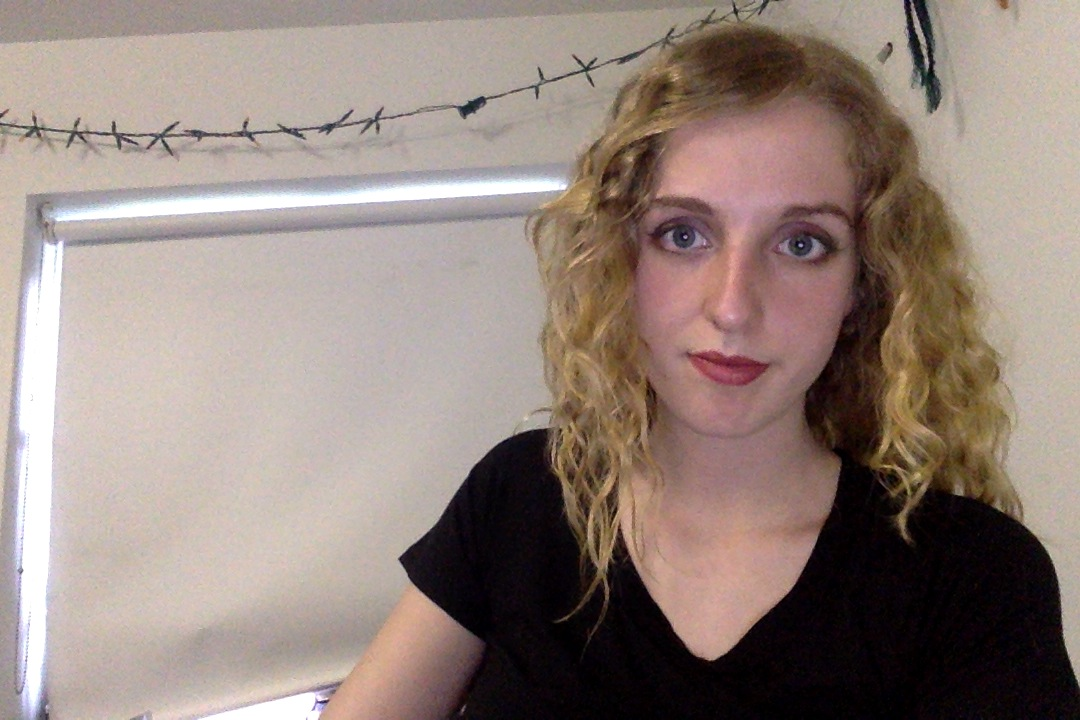
#> input picture term_project/technology_proof/test.jpg, 1080 x 720 px, given in place of test.png, which was not available
$ python mouseinteraction.py   (Python 2 division)
#> lines starting #> are read from the running program, lines starting #| are printed output that depends on the picture
import numpy as np
import cv2

# built-in modules
import os
import sys
import glob
import argparse
from math import *

drag_start = None
rect = (0,0,0,0)

drag_start = None
sel = (0,0,0,0)

def onmouse(event, x, y, flags, param):
    global drag_start, sel
    if event == cv2.EVENT_LBUTTONDOWN:
        drag_start = x, y
        sel = 0,0,0,0
    elif event == cv2.EVENT_LBUTTONUP:
        drag_start = None
    elif drag_start:
        #print flags
        if flags & cv2.EVENT_FLAG_LBUTTON:
            minpos = min(drag_start[0], x), min(drag_start[1], y)
            maxpos = max(drag_start[0], x), max(drag_start[1], y)
            sel = minpos[0], minpos[1], maxpos[0], maxpos[1]
            img = cv2.cvtColor(gray, cv2.COLOR_GRAY2BGR)
            cv2.rectangle(img, (sel[0], sel[1]), (sel[2], sel[3]), (255,0,0), 2)
            cv2.imshow("gray", img)
        else:
            print "selection is complete"
            drag_start = None

if __name__=='__main__':
    cv2.namedWindow("gray",1)
    cv2.setMouseCallback("gray", onmouse)
    '''Loop through all the images in the directory'''

    img=cv2.imread("test.png")
#> img is the input picture: shape (720, 1080, 3); mean B, G, R 124.1, 131.7, 147.6
    sel = (0,0,0,0)
    drag_start = None
    gray=cv2.cvtColor(img, cv2.COLOR_BGR2GRAY)
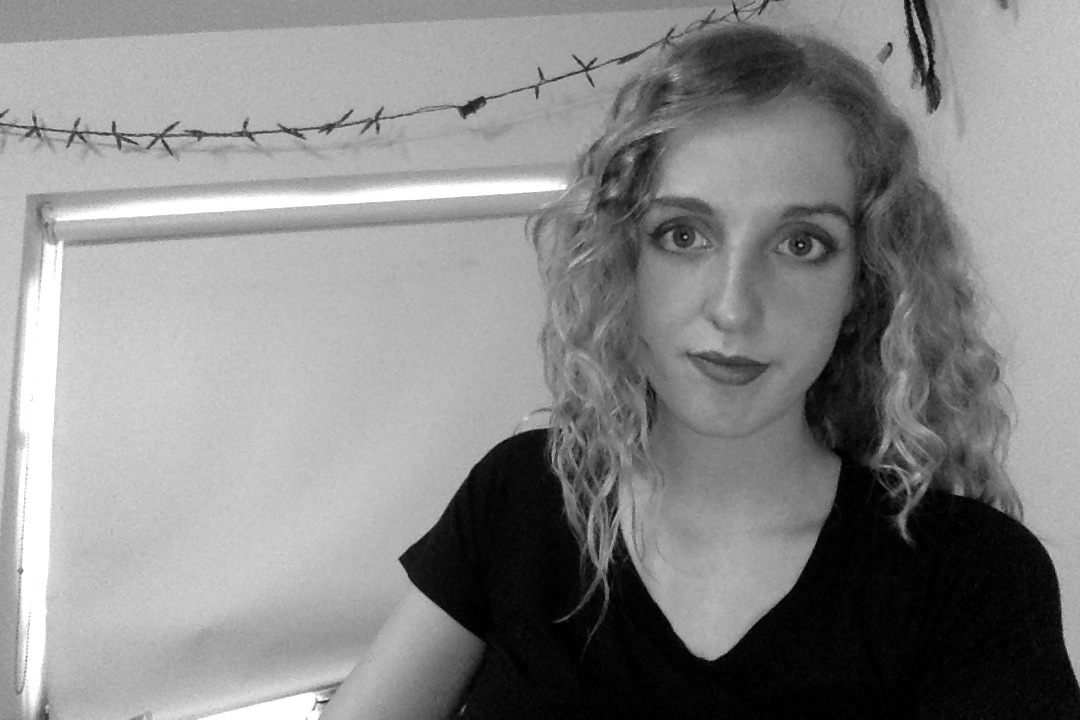
#> gray: shape (720, 1080); min 0, max 255, mean 135.6
    img2=img.copy()
    cv2.imshow("gray",gray)
    cv2.waitKey(0)
    cv2.destroyAllWindows()

$ run again, with term_project/technology_proof/aj.jpg copied over term_project/technology_proof/test.jpg
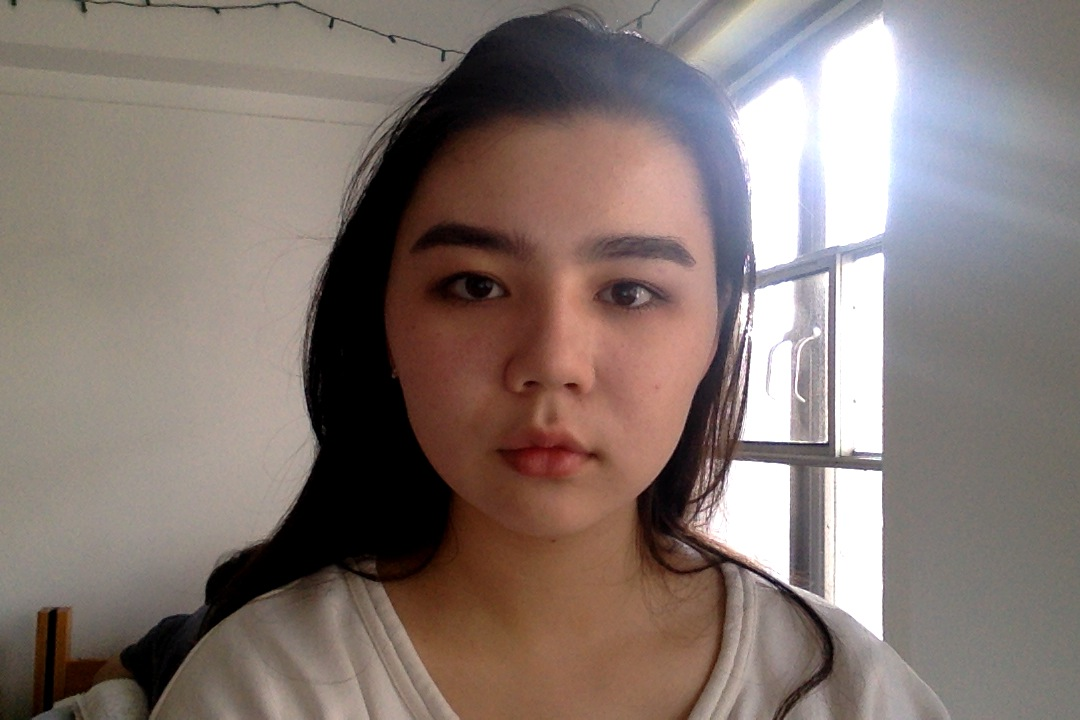
#> input picture term_project/technology_proof/aj.jpg, 1080 x 720 px, given in place of test.png, which was not available
#> img is the input picture: shape (720, 1080, 3); mean B, G, R 114.3, 119.9, 133.6
#> `gray=cv2.cvtColor(img, cv2.COLOR_BGR2GRAY)`:
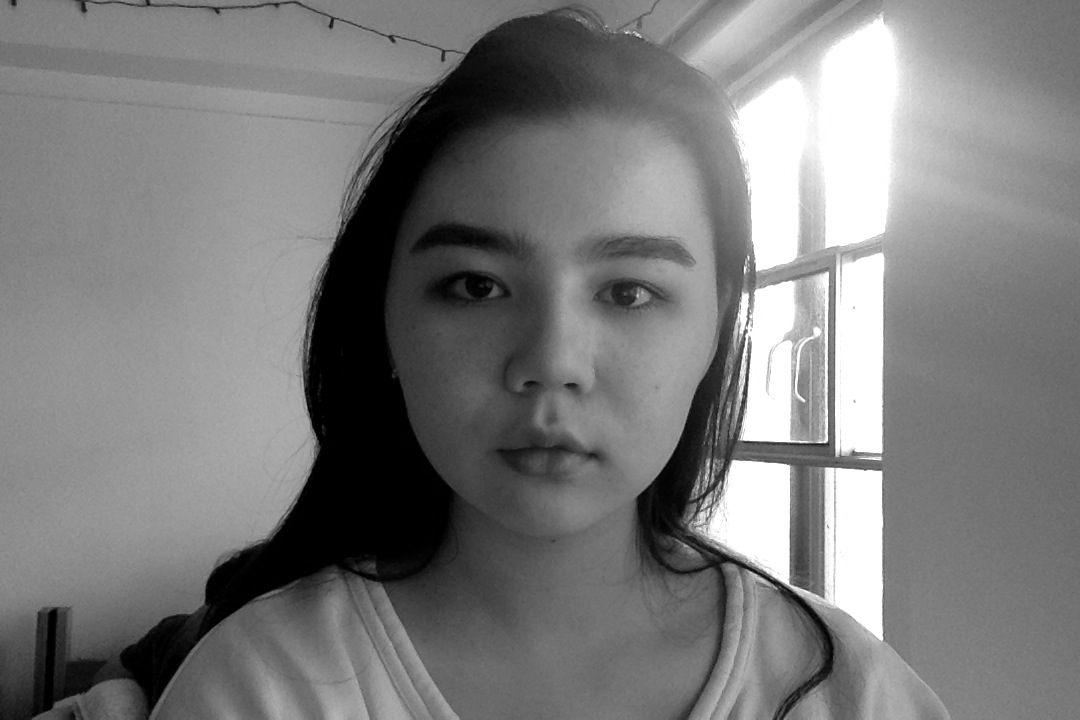
#> gray: shape (720, 1080); min 0, max 255, mean 123.4
